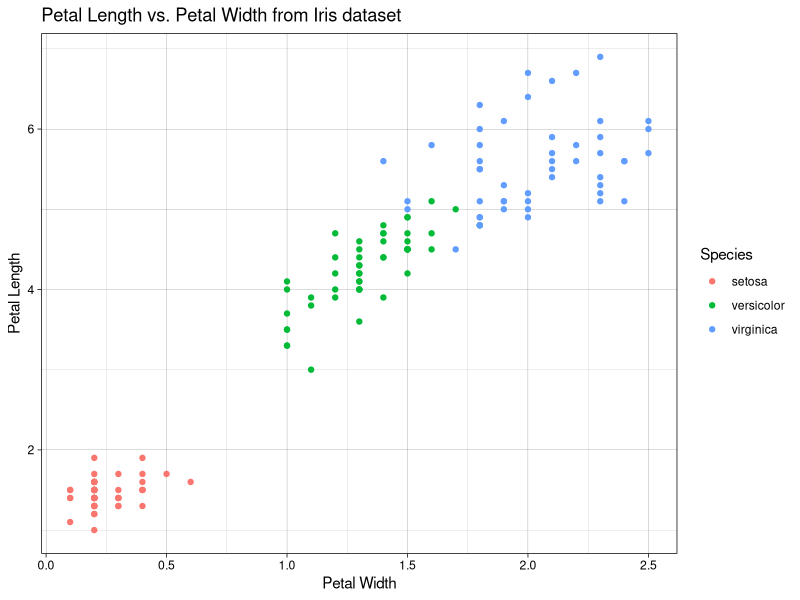
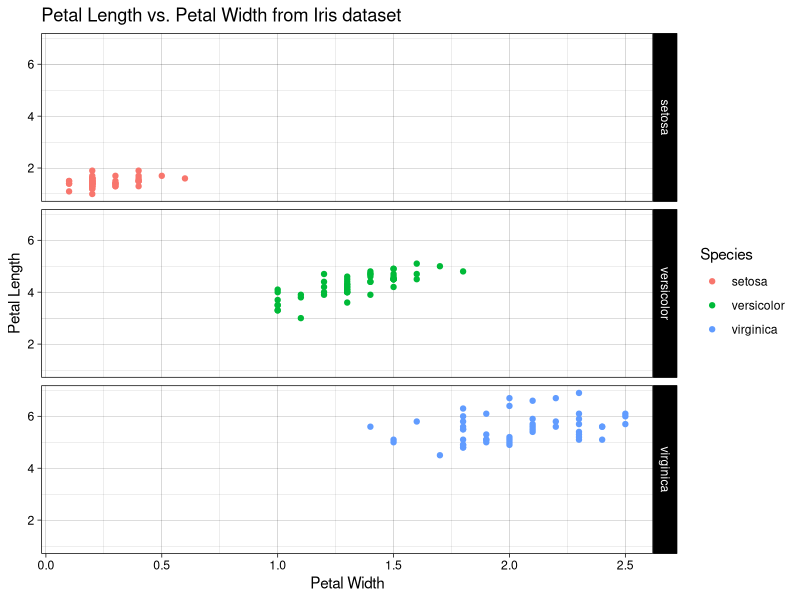

Generate these figures, in order, with R:
###################################
## writing functions in R
###################################

## example with two arguments ##
divide <- function(x,y) {
    return(x/y)
}
divide(3,4)

## example with a default argument ##
divide <-function(x,y = 1) {
  return(x/y)
}

### arguments are matched in order unless they are named
divide(3)         # 3 / 1 (since 1 is default y-value)
divide(3,2)       # 3/2 = 1.5
divide(2,3)       # 2/3 = .666
divide(y = 2, 3)  # 3/2 = 1.5

###################################################
# return is implicit if the function ends with
# an expression (or an assignment)
##################################################

# same divide function as above, with implicit return
divide <-function(x,y = 1) {
  x/y
}

divide(3,2) # 3/2 = 1.5

#################################################
## for loops exist in R, but there is almost
## never a good reason to use them, and they
## should not ever be used in this class!
#################################################

xvalues <- c(1,3,2,9)

# Suppose I want to increase each element of 'xvalues' by 1

# You can use a for loop, but this would be considered
# bad practice since it is less readable and less efficient
xvalues <- 1:10
for (i in 1:length(xvalues)) {
  xvalues[i] <- xvalues[i] + 1
}
xvalues

# Because R lets you do this:
xvalues <- 1:10
xvalues <- xvalues + 1
xvalues


######################################################################
# In R, a 'functional' is a function that takes another function
# as an input
#####################################################################

# here we return a vector containing f1(x) and f2(x)
calc_statistics <- function(x, f1, f2) {
  c(f1(x), f2(x))
}

mydata <- c(1:10,13)

# calculate mean and median
calc_statistics(mydata, mean, median)

# calculate mean and standard deviation
calc_statistics(mydata, mean, sd)

#####################################################################
# Instead of loops, the functionals apply, lapply, and sapply
# should be used to apply a function to each element of a vector or 
# list. Functional approaches are simpler and more readable, once 
# understood. 

# apply - applies a function to each row (MARGIN = 1) or column (
#         MARGIN = 2) of a matrix (or data frame)
#
# lapply - applies a function each element of a vector or list, and
#          returns a list

# sapply - like lapply, but returns a vector if the applied function
#          returns a single value
######################################################################

######################################################################
## apply - applies a function to a row (MARGIN = 1) 
## or column (MARGIN = 2) of a matrix or data frame. 
######################################################################

###########################################
# example: find max of each row of 'm'
###########################################
m <- matrix(1:20, ncol=5, byrow=TRUE)
m
rowMaxes <- apply(m, 1, max)
rowMaxes

###############################################################
## add the 'n' smallest numbers in a vector
## Note: could also return sum(sort(x)[1:n])
###############################################################
add.smallest <- function(x, n=2) {
  x.sorted <- sort(x)
  sum(x.sorted[1:n])
}

ans.row <- apply(m, 1, add.smallest) ## for each row
ans.row

ans.col <- apply(m, 2, add.smallest) ## for each col
ans.col

# additional arguments can be included after the function name
# (Note: additional arguments should not be called 'x' or 'X')
ans.row.4 <- apply(m, 1, add.smallest, n = 4)
ans.row.4

# function to add the 2 smallest values of a vector
add2Smallest <- function(x) {
  sum(sort(x)[1:2])
}

# use apply with named function, applied to each row
apply(m, 1, add2Smallest)

## alternative format using an inline (anonymous) function
apply(m, 1, function(x) {
    sum(sort(x)[1:2])
})

## another alternative format using an inline (anonymous) function
apply(m, 1, function(x) sum(sort(x)[1:2]))


######################################################################
## lapply applies a function to each object in a list or vector, 
## and returns a list
######################################################################
person <- list(name = "Bob", sibling.ages = c(43,21), pet.ages = c(8,3))
lapply(person, length)

## sapply does the same but returns a vector
sapply(person, length)

#############################################
# if statements - follows C/C++/Java format
#############################################
compare <-function(x, ref = 0) {
  if (x < ref) {
    cat("the number", x, "is less than", ref, "\n")
  } else if (x > ref) {
    cat("the number", x, "is greater than", ref, "\n")
  } else {
    cat("the number", x, "is equal to", ref, "\n")
  }
}

compare(5, 3)


#############################################
# Facet grid - with ggplot, facet_grid can
# be used to generate separate plots based
# on the value of one or more variables
#############################################

library(ggplot2)
ggplot(iris, aes(x=Petal.Width, y=Petal.Length)) +
  geom_point(aes(color = Species)) +
  ggtitle("Petal Length vs. Petal Width from Iris dataset") +
  labs(x = "Petal Width", y = "Petal Length") + theme_linedraw()

# use facet_grid to generate separate plots based on Species

ggplot(iris, aes(x=Petal.Width, y=Petal.Length, color = Species)) +
  geom_point() +
  ggtitle("Petal Length vs. Petal Width from Iris dataset") +
  labs(x = "Petal Width", y = "Petal Length") + theme_linedraw() +
  facet_grid(rows = vars(Species))


#######################################################################
# Question set (use the grades matrix below):
#######################################################################

grades <- matrix(c(71,86,82,93,87,92,85,85,98,99,100,92),ncol=3,byrow=T)
rownames(grades) <- c("Steve", "Joe", "Jane", "Andrea")
grades

# 1. Using the apply function, find the following:

# (a) mean grade for each student (rows)

# (b) mean grade for each assignment (columns)

# (c) median grade for each assignment


################################################
# Additional Practice Problems
################################################

# 1. Write a function called min.positive which takes a vector 'x' as an
#    argument and returns the smallest positive number from the vector.
#    For example, for v <- c(-3,10,2), min.positive(v) would return 2

# 2. Write a function called min.max which takes a vector x as an argument 
#    and returns a list containing two named elements, 
#    the minimum of x and the maximum of x. Use this function to find
#    the minimum and maximum of the vector below:

v <- c(1:10, -13, 90, 2:20)

# 3. Include the following code in your script to create a matrix 
#    Use the 'apply' function to find the standard deviation of each row
#    What is the standard deviation of the last row? Why?

m = matrix(c(1:30, rep(3,5)), ncol = 5, byrow = TRUE)

